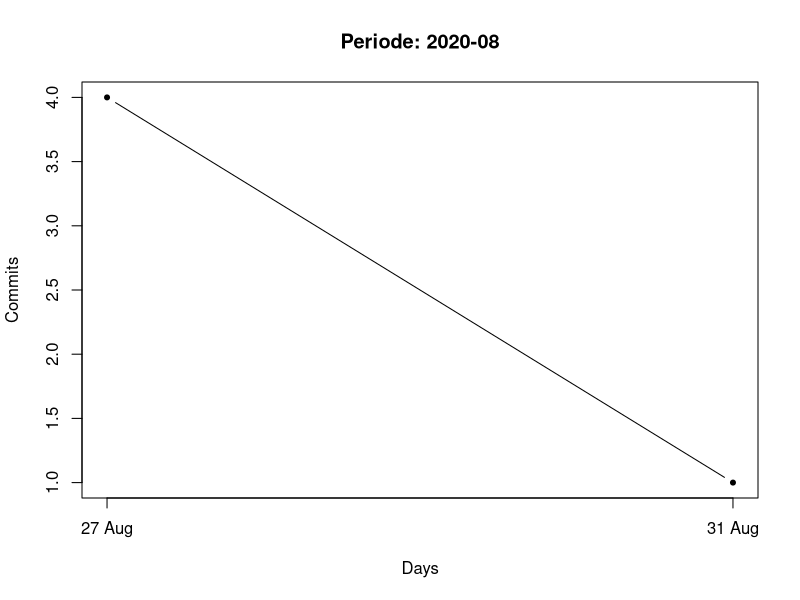
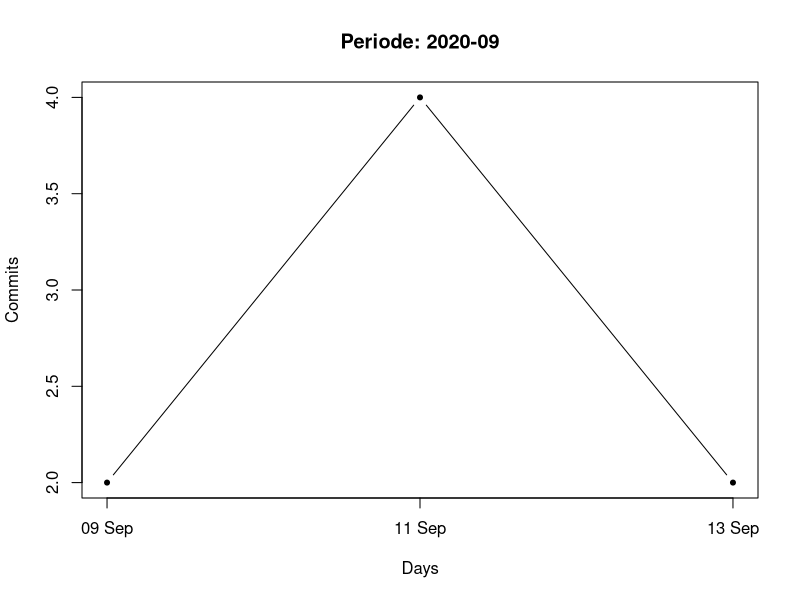
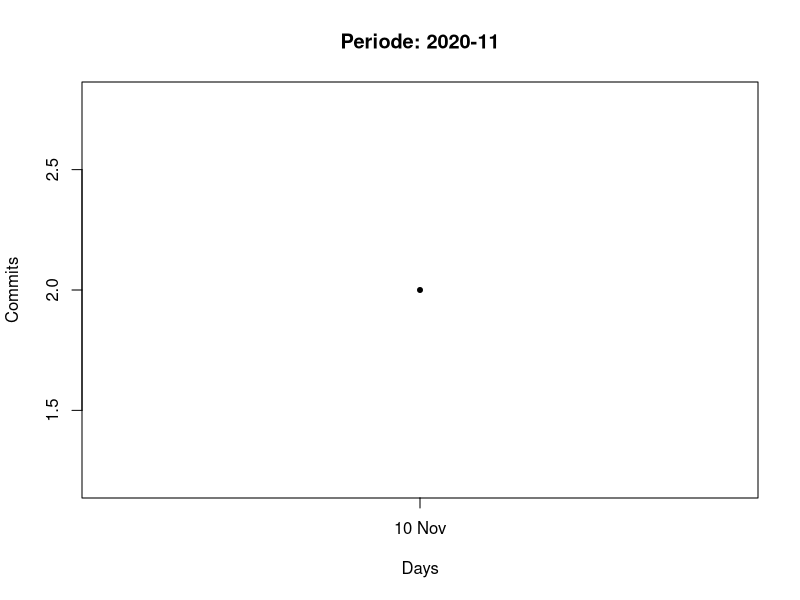
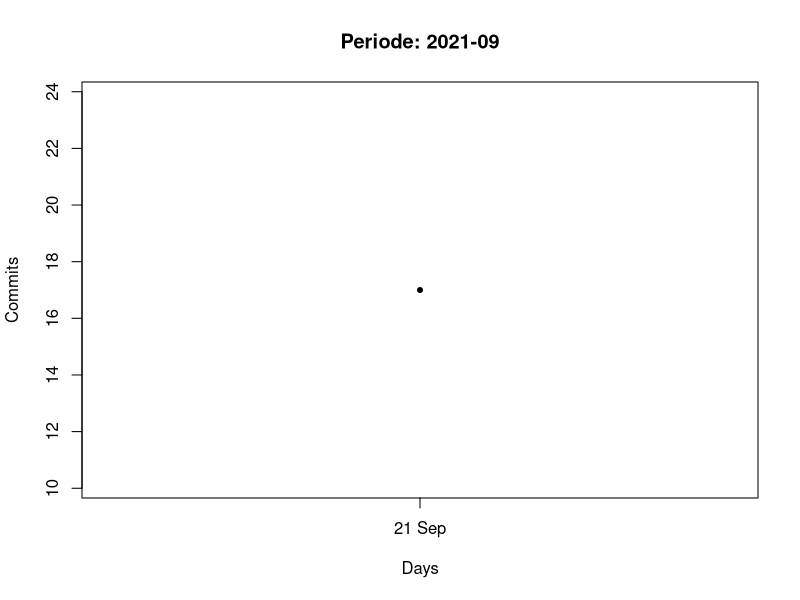
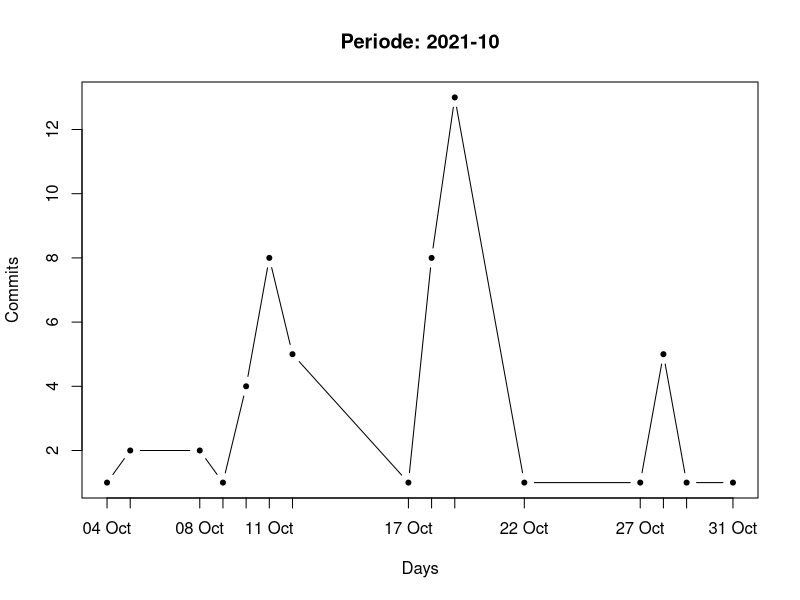
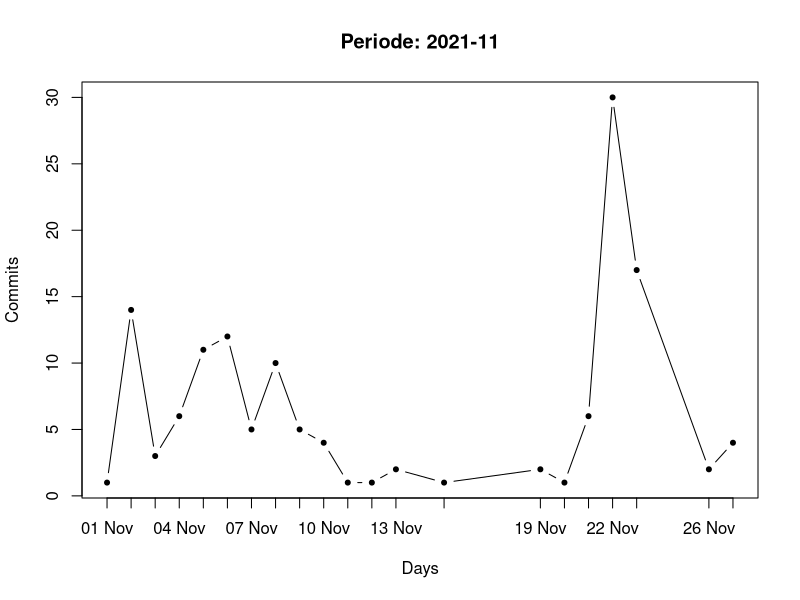
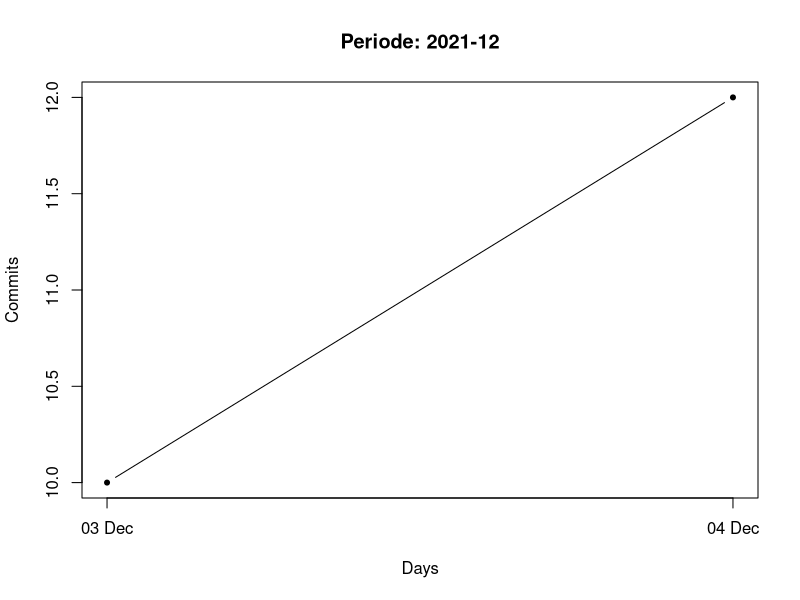
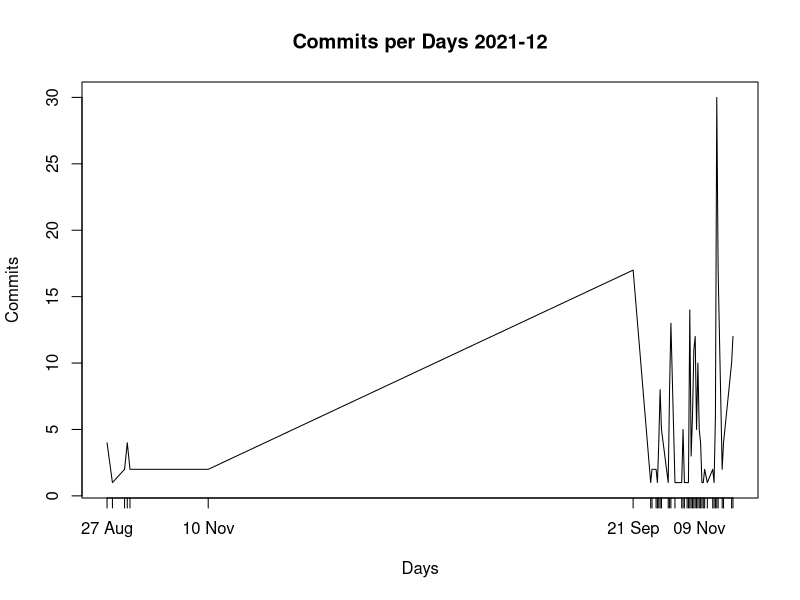

Source code (R) for these figures, in order:
# get data from file
# column 1 is labels (row names)
w <- getwd() 
#setwd("../")
w
#setwd("/Users/cyprien/visulog/cli/.visulogRTempFiles")
setwd(".visulogRTempFiles")
#z <- paste(w,".visulogRTempFiles",sep="/")
x <- read.table("commitsPerDate.txt", header = FALSE)

colnames(x) <- c("Date", "nb")

#x <- data.frame(Date = as.character(row.names(x)), x)

attach(x)

# handling Date with local system time


Sys.getlocale("LC_TIME")
dt <- as.Date(Date, "%Y-%m-%d") # convert to Date

setwd("../")
setwd(".graphs")
# output plots to files in pdf
ymt <- substr(Date, 1, 7)
ind <- table(ymt)
nl <- length(ind) # nb of months in data
start <- 1
for (i in 1:nl) { # for each year-month
  dtfig <- dt[start:(start + ind[i]-1)]
  nbfig <- nb[start:(start + ind[i]-1)]
  fname <- paste("CommitsPerDate_",i,".pdf", sep="")
  pdf(file = fname, width=9, height=7) # 1920/1080 full HD png
  plot(dtfig, nbfig, type="b", pch = 20, xaxt = "n", xlab = "Days", ylab="Commits")
  axis.Date(1, at = dtfig, format = "%d %b", cex.axis=1)  # set %B for full months
  title(paste("Periode:", names(ind[i])))
  dev.off() # close file
  start <- start + ind[i]
}

pdf(file = "CommitsPerDate.pdf", width=9, height=7) # 1920/1080 full HD png
plot(dt, nb, type="l", pch = 20, xaxt = "n", xlab = "Days", ylab="Commits")
axis.Date(1, at = dt, format = "%d %b", cex.axis=1)  # set %B for full months
title(paste("Commits per Days", names(ind[i])))
